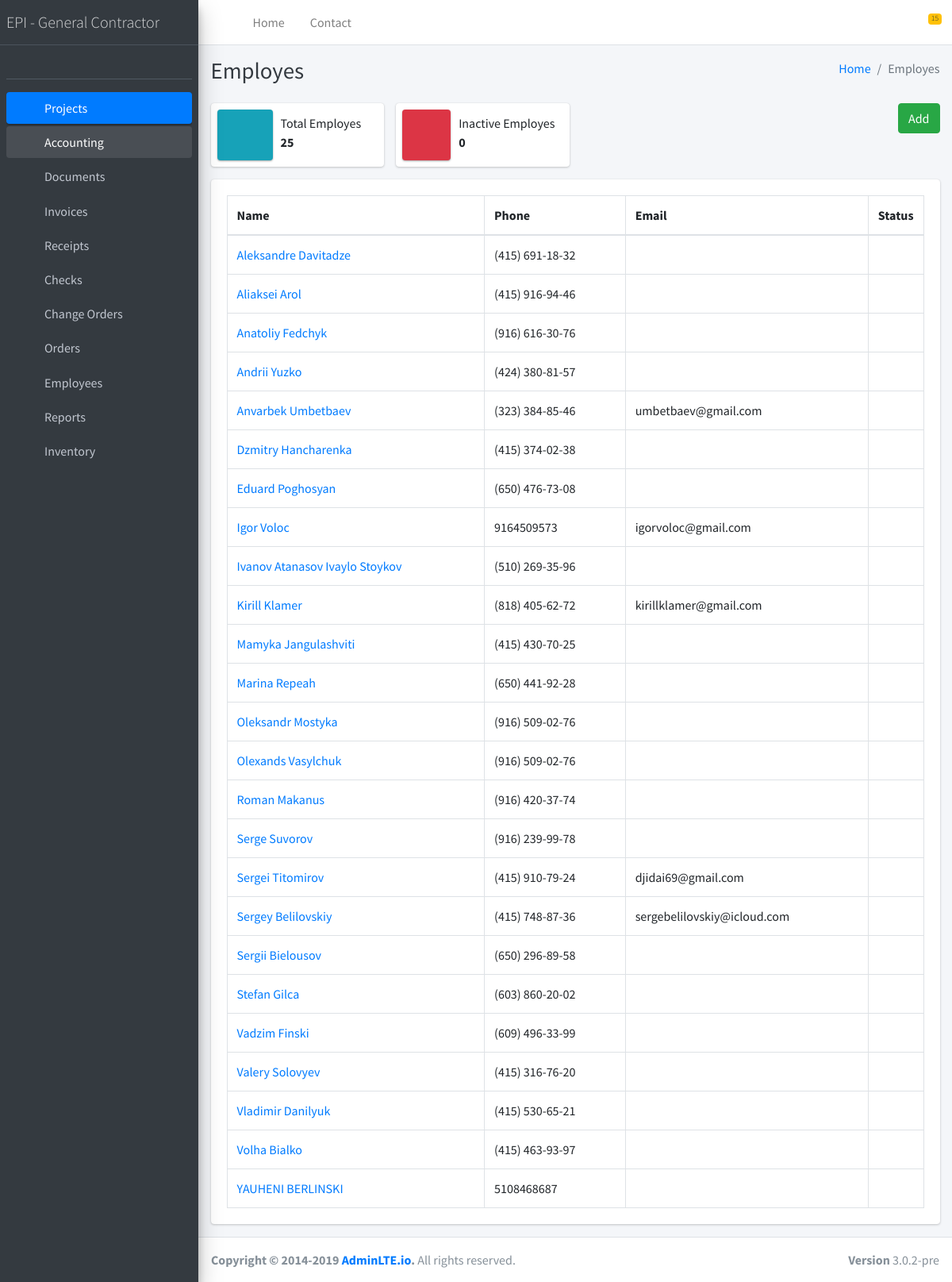
/employees/, run on the app's committed database.
### employees/models.py (models this page shows, shortened)
class Employ(models.Model):
    name = models.CharField(max_length=255)
    address =  models.CharField(max_length=255, blank=True)
    phone =  models.CharField(max_length=255, blank=True)
    email = models.EmailField(blank=True)
    documents = models.ManyToManyField(Files_storage)
    user = models.ForeignKey(User, models.SET_NULL, blank=True, null=True)
    is_active = models.BooleanField(default=True)
    created_at = models.DateTimeField(auto_now=True)
    updated_at = models.DateTimeField(auto_now_add=True)

### employees/views.py (the view)
def index(request, template_name='employees/index.html'):
    employees = Employ.objects.filter().order_by('name')
    inactive_employes = Employ.objects.filter(is_active=False)
    data = {
        'employ_list': employees,
        'inactive_count': inactive_employes.count()
    }
    return render(request, template_name, data)

### templates/employees/index.html (shortened to what this page needs)
{% extends 'base.html' %}
{% load static %}
{% block content %}
  <div class="content-wrapper">
    <div class="content-header">
      <div class="container-fluid">
        <div class="row mb-2">
          <div class="col-sm-6">
            <h1 class="m-0 text-dark">Employes</h1>
          </div>
          <div class="col-sm-6">
            <ol class="breadcrumb float-sm-right">
              <li class="breadcrumb-item"><a href="#">Home</a></li>
              <li class="breadcrumb-item active">Employes</li>
            </ol>
          </div>
        </div>
      </div>
    </div>
    <section class="content">
      <div class="container-fluid">
        <div class="row">
          <div class="col-12 col-sm-6 col-md-3">
            <div class="info-box">
              <span class="info-box-icon bg-info elevation-1"><i class="fas fa-users"></i></span>
              <div class="info-box-content">
                <span class="info-box-text">Total Employes</span>
                <span class="info-box-number">
                    {{ employ_list.count }}
                </span>
              </div>
            </div>
          </div>
            <div class="col-12 col-sm-6 col-md-3">
            <div class="info-box">
              <span class="info-box-icon bg-danger elevation-1"><i class="fas fa-users"></i></span>
              <div class="info-box-content">
                <span class="info-box-text">Inactive Employes</span>
                <span class="info-box-number">
                    {{ inactive_count }}
                </span>
              </div>
            </div>
          </div>
            <div class="col-12 col-sm-6 col-md-3 offset-md-3 text-right">
                <a href="{% url 'employ_create' %}" class="btn btn-success">Add</a>
            </div>
        </div>
          <div class="row">
          <div class="col-12">
          <div class="card">
              <div class="card-body">
                <table id="employees_table" class="table table-bordered table-condensed">
                  <thead>
                    <tr>
                        <th>Name</th>
                        <th>Phone</th>
                        <th>Email</th>
                        <th>Status</th>
                    </tr>
                  </thead>
                  <tbody>
                    {% for employ in employ_list %}
                    <tr>
                      <td><a href="{% url 'employ_read' employ.id %}">{{ employ.name }}</a></td>
                      <td>{{ employ.phone }}</td>
                      <td>{{ employ.email }}</td>
                      <td width="50px" align="center">{% if employ.is_active  == True %} <i class="far fa-check-circle text-success"></i> {% else %} <i class="fas fa-ban text-danger"></i> {% endif %}</td>
                    </tr>
                  {% endfor %}
                  </tbody>
                </table>
              </div>
            </div>
          </div>
        </div>
      </div>
    </section>
  </div>
{% endblock content %}

### data on the page
Employ: name "Aleksandre Davitadze", phone "(415) 691-18-32", is_active True (drawn)
Employ: name "Aliaksei Arol", phone "(415) 916-94-46", is_active True (drawn)
Employ: name "Anatoliy Fedchyk", phone "(916) 616-30-76", is_active True (drawn)
Employ: name "Andrii Yuzko", phone "(424) 380-81-57", is_active True (drawn)
Employ: name "Anvarbek Umbetbaev", phone "(323) 384-85-46", email "umbetbaev@gmail.com", is_active True (drawn)
Employ: name "Dzmitry Hancharenka", phone "(415) 374-02-38", is_active True (drawn)
Employ: name "Eduard Poghosyan", phone "(650) 476-73-08", is_active True (drawn)
Employ: name "Igor Voloc", phone "9164509573", email "igorvoloc@gmail.com", is_active True (drawn)
Employ: name "Ivanov Atanasov Ivaylo Stoykov", phone "(510) 269-35-96", is_active True (drawn)
Employ: name "Kirill Klamer", phone "(818) 405-62-72", email "kirillklamer@gmail.com", is_active True (drawn)
Employ: name "Mamyka Jangulashviti", phone "(415) 430-70-25", is_active True (drawn)
Employ: name "Marina Repeah", phone "(650) 441-92-28", is_active True (drawn)
Employ: name "Oleksandr Mostyka", phone "(916) 509-02-76", is_active True (drawn)
Employ: name "Olexands Vasylchuk", phone "(916) 509-02-76", is_active True (drawn)
Employ: name "Roman Makanus", phone "(916) 420-37-74", is_active True (drawn)
Employ: name "Serge Suvorov", phone "(916) 239-99-78", is_active True (drawn)
Employ: name "Sergei Titomirov", phone "(415) 910-79-24", email "djidai69@gmail.com", is_active True (drawn)
Employ: name "Sergey Belilovskiy", phone "(415) 748-87-36", email "sergebelilovskiy@icloud.com", is_active True (drawn)
Employ: name "Sergii Bielousov", phone "(650) 296-89-58", is_active True (drawn)
Employ: name "Stefan Gilca", phone "(603) 860-20-02", is_active True (drawn)
Employ: name "Vadzim Finski", phone "(609) 496-33-99", is_active True (drawn)
Employ: name "Valery Solovyev", phone "(415) 316-76-20", is_active True (drawn)
Employ: name "Vladimir Danilyuk", phone "(415) 530-65-21", is_active True (drawn)
Employ: name "Volha Bialko", phone "(415) 463-93-97", is_active True (drawn)
Employ: name "YAUHENI BERLINSKI", phone "5108468687", is_active True (drawn)

### other printed values
{{ employ_list.count }} "25"
{{ inactive_count }} "0"
